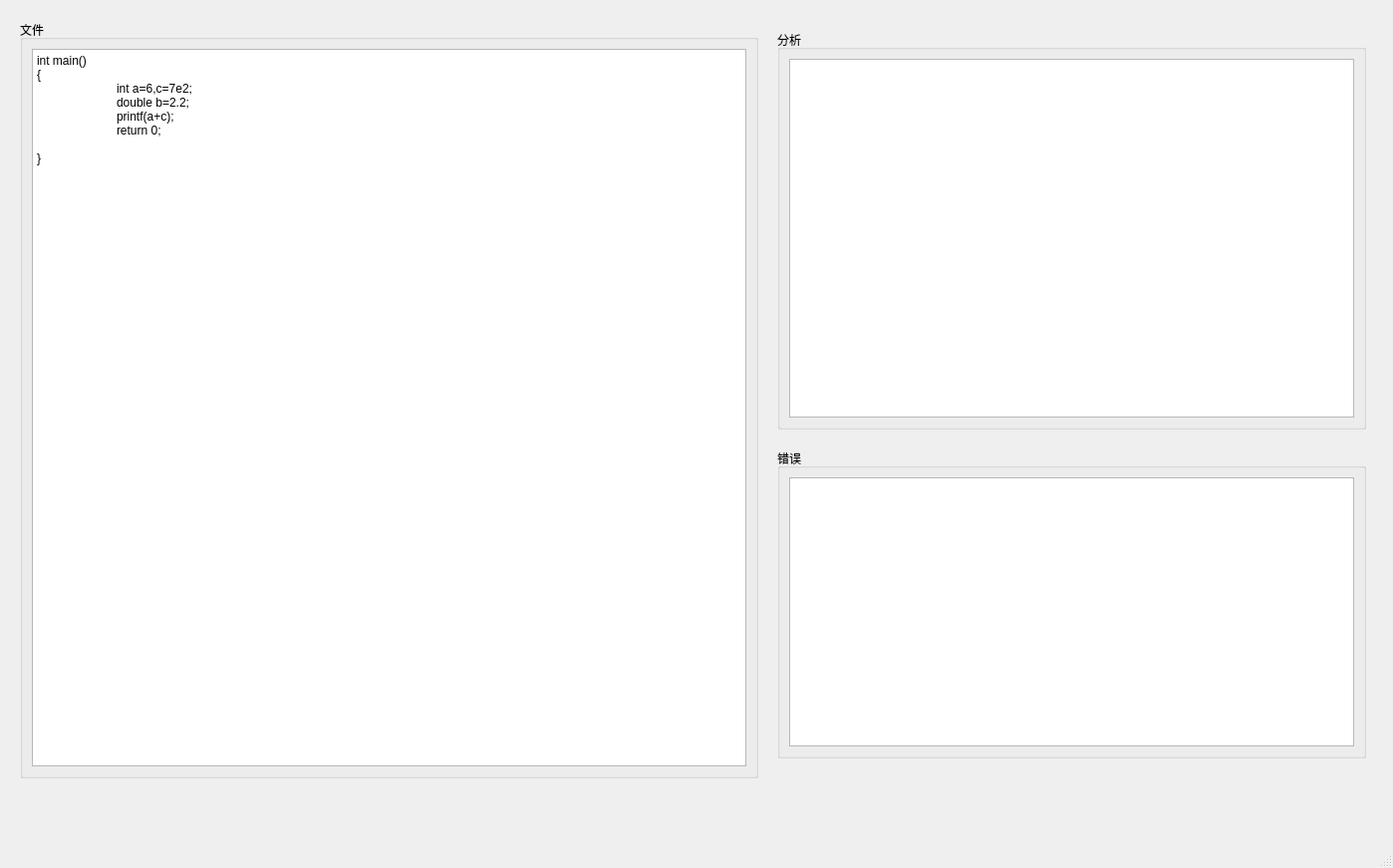
<?xml version="1.0" encoding="UTF-8"?>
<ui version="4.0">
 <class>MainWindow</class>
 <widget class="QMainWindow" name="MainWindow">
  <property name="geometry">
   <rect>
    <x>0</x>
    <y>0</y>
    <width>1398</width>
    <height>871</height>
   </rect>
  </property>
  <property name="windowTitle">
   <string>MainWindow</string>
  </property>
  <widget class="QWidget" name="centralwidget">
   <widget class="QGroupBox" name="gb_showFile">
    <property name="geometry">
     <rect>
      <x>20</x>
      <y>20</y>
      <width>741</width>
      <height>761</height>
     </rect>
    </property>
    <property name="title">
     <string>文件</string>
    </property>
    <layout class="QVBoxLayout" name="verticalLayout">
     <item>
      <widget class="QPlainTextEdit" name="pt_filw">
       <property name="styleSheet">
        <string notr="true">font: 14pt &quot;楷体&quot;;</string>
       </property>
       <property name="plainText">
        <string>int main()
{
	int a=6,c=7e2;
	double b=2.2;
	printf(a+c);
	return 0;
	
}</string>
       </property>
      </widget>
     </item>
    </layout>
   </widget>
   <widget class="QGroupBox" name="gb_showAnalysis">
    <property name="geometry">
     <rect>
      <x>780</x>
      <y>30</y>
      <width>591</width>
      <height>401</height>
     </rect>
    </property>
    <property name="title">
     <string>分析</string>
    </property>
    <layout class="QVBoxLayout" name="verticalLayout_2">
     <item>
      <widget class="QPlainTextEdit" name="pt_Analysis">
       <property name="styleSheet">
        <string notr="true">font: 14pt &quot;楷体&quot;;</string>
       </property>
       <property name="readOnly">
        <bool>true</bool>
       </property>
      </widget>
     </item>
    </layout>
   </widget>
   <widget class="QGroupBox" name="gb_showError">
    <property name="geometry">
     <rect>
      <x>780</x>
      <y>450</y>
      <width>591</width>
      <height>311</height>
     </rect>
    </property>
    <property name="title">
     <string>错误</string>
    </property>
    <layout class="QVBoxLayout" name="verticalLayout_3">
     <item>
      <widget class="QPlainTextEdit" name="pt_error">
       <property name="styleSheet">
        <string notr="true">font: 14pt &quot;楷体&quot;;</string>
       </property>
       <property name="readOnly">
        <bool>true</bool>
       </property>
      </widget>
     </item>
    </layout>
   </widget>
  </widget>
  <widget class="QStatusBar" name="statusbar"/>
  <widget class="QMenuBar" name="menubar">
   <property name="geometry">
    <rect>
     <x>0</x>
     <y>0</y>
     <width>1398</width>
     <height>23</height>
    </rect>
   </property>
  </widget>
 </widget>
 <resources/>
 <connections/>
</ui>
